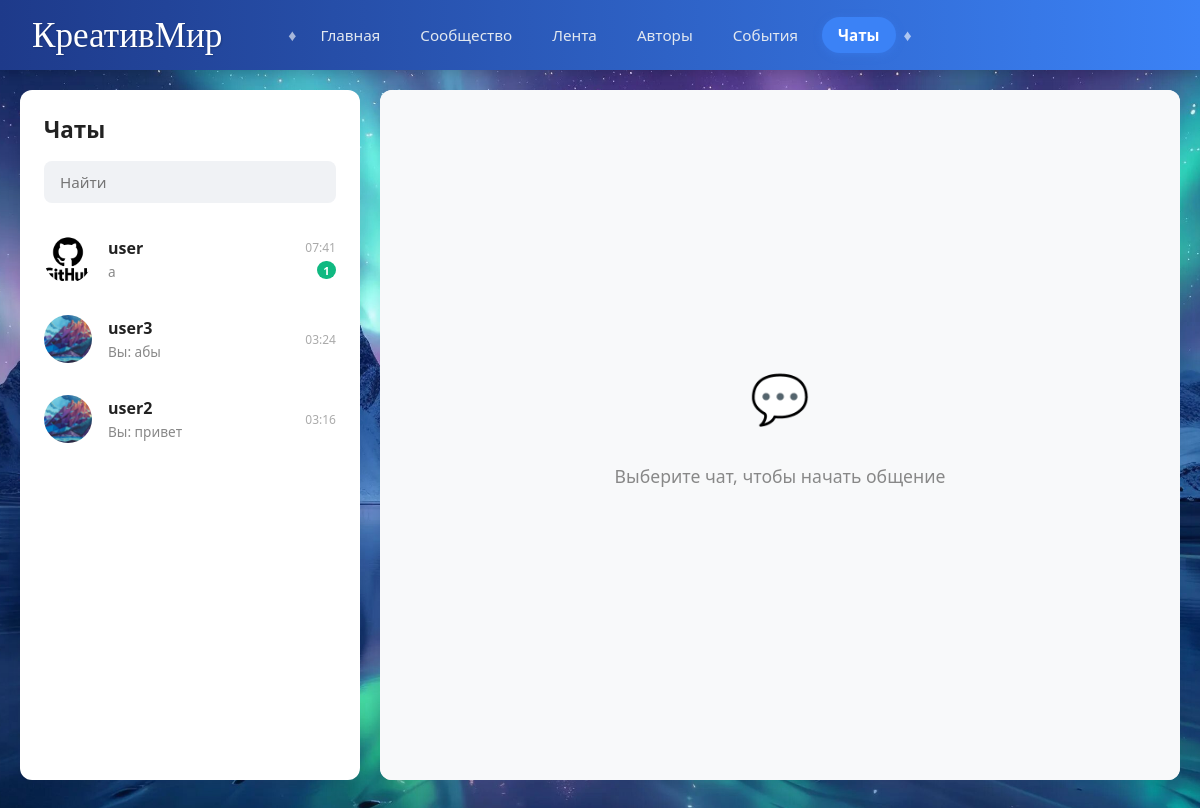
/users/chat/ (signed in), run on the app's committed database.
### users/models.py (models this page shows, shortened)
class Chat(models.Model):
    user1 = models.ForeignKey(settings.AUTH_USER_MODEL, related_name='chats_as_user1', on_delete=models.CASCADE)
    user2 = models.ForeignKey(settings.AUTH_USER_MODEL, related_name='chats_as_user2', on_delete=models.CASCADE)
    is_collaboration = models.BooleanField(default=False, verbose_name="Сотрудничество")
    created_at = models.DateTimeField(auto_now_add=True)
    class Meta:
        unique_together = ('user1', 'user2')

class User(AbstractUser):
    avatar = models.ImageField(upload_to='avatars/%Y/%m/', blank=True, null=True)
    contact_count = models.PositiveIntegerField(default=0)
    friends = models.ManyToManyField('self', blank=True)
    tags = models.ManyToManyField(Tag, blank=True, verbose_name="Сферы деятельности")
    profile_likes = GenericRelation(
        'Like',
        related_query_name='user_profile',
    )
    bio = models.TextField(blank=True, verbose_name="О себе")
    phone = models.CharField(max_length=20, blank=True, verbose_name="Телефон")
    contact_method = models.CharField(max_length=100, blank=True, verbose_name="Способ связи (Telegram, Discord и т.д.)")
    github_url = models.URLField(blank=True, verbose_name="GitHub")
    website_url = models.URLField(blank=True, verbose_name="Личный сайт / Портфолио")
    open_to_collaboration = models.BooleanField(default=False, verbose_name="Готов к сотрудничеству")
    available_for_orders = models.BooleanField(default=False, verbose_name="Могу брать заказы")

class Message(models.Model):
    chat = models.ForeignKey(Chat, related_name='messages', on_delete=models.CASCADE)
    sender = models.ForeignKey(settings.AUTH_USER_MODEL, related_name='sent_messages', on_delete=models.CASCADE)
    text = models.TextField()
    timestamp = models.DateTimeField(auto_now_add=True)
    is_read = models.BooleanField(default=False)

### users/views.py (the view, shortened to what this page needs)
# urls.py: path('chat/', views.chat_list_view, name='chat_list'),
@login_required
def chat_list_view(request, chat_id=None):
    search_query = request.GET.get('q', '')
    chats = Chat.objects.filter(
        Q(user1=request.user) | Q(user2=request.user)
    ).annotate(
        last_msg_time=Max('messages__timestamp')
    ).order_by('-last_msg_time')
    if search_query:
        chats = chats.filter(
            (Q(user1=request.user) & Q(user2__username__icontains=search_query)) |
            (Q(user2=request.user) & Q(user1__username__icontains=search_query))
        )
    chat_data = []
    for chat in chats:
        other_user = chat.user2 if chat.user1 == request.user else chat.user1
        last_msg = chat.messages.order_by('-timestamp').first()
        unread_count = chat.messages.filter(is_read=False).exclude(sender=request.user).count()
        chat_data.append({
            'chat': chat,
            'other_user': other_user,
            'last_msg': last_msg,
            'unread_count': unread_count
        })
    active_chat = None
    messages = None
    other_user = None
    is_other_online = False  # <-- Важно: задаем значение по умолчанию
    unread_messages_count = Message.objects.filter(
        chat__in=Chat.objects.filter(Q(user1=request.user) | Q(user2=request.user)),
        is_read=False
    ).exclude(sender=request.user).count()
    return render(request, 'users/chats.html', {
        'chat_data': chat_data,
        'search_query': search_query,
        'active_chat': active_chat,
        'messages': messages,
        'other_user': other_user,
        'is_other_online': is_other_online,  # <-- Важно: передаем в шаблон
        'unread_messages_count': unread_messages_count,
    })

### users/context_processors.py (called while the page is built)
def unread_messages(request):
    if request.user.is_authenticated:
        count = Message.objects.filter(
            chat__in=request.user.chats_as_user1.all() | request.user.chats_as_user2.all(),
            is_read=False
        ).exclude(sender=request.user).count()
        return {'unread_messages_count': count}
    return {'unread_messages_count': 0}

### users/templates/users/chats.html (shortened to what this page needs)
{% load static %}
<!DOCTYPE html>
<html lang="ru">
<head>
</head>
<body>
    <header class="header-wrapper">
        <div class="top-nav">
            <a href="{% url 'profile' %}" class="brand">КреативМир</a>
            <span class="diamond">♦</span>
            <div class="nav-links">
                <a href="{% url 'profile' %}">Главная</a>
                <a href="#">Сообщество</a>
                <a href="{% url 'feed' %}">Лента</a>
                <a href="{% url 'creators_list' %}">Авторы</a>
                <a href="#">События</a>
                <a href="{% url 'chat_list' %}" class="active">Чаты</a>
            </div>
            <span class="diamond">♦</span>
        </div>
    </header>
    <div class="chat-layout">
        <aside class="sidebar">
            <div class="sidebar-header">
                <h1 class="sidebar-title">Чаты</h1>
                <div class="search-box">
                    <form method="GET" action="{% url 'chat_list' %}">
                        <input type="text" name="q" placeholder="Найти" value="{{ search_query|default:'' }}">
                    </form>
                </div>
            </div>
            <div class="chat-list">
                {% for item in chat_data %}
                    <a href="{% url 'chat_detail' item.chat.id %}" class="chat-item {% if active_chat and active_chat.id == item.chat.id %}active{% endif %}">
                        {% if item.other_user.avatar %}
                            <img src="{{ item.other_user.avatar.url }}" class="chat-avatar">
                        {% else %}
                            <div class="chat-avatar avatar-fallback bg-{{ item.other_user.id|default:0|stringformat:'d'|slice:'-1' }}">
                                {{ item.other_user.username|first|upper }}
                            </div>
                        {% endif %}
                        <div class="chat-info">
                            <h3 class="chat-name">
                                {{ item.other_user.username }}
                            </h3>
                            <p class="chat-preview">
                                {% if item.last_msg %}
                                    {% if item.last_msg.sender == request.user %}Вы: {% endif %}{{ item.last_msg.text }}
                                {% else %}
                                    Нет сообщений
                                {% endif %}
                            </p>
                        </div>
                        <div class="chat-meta">
                            <div class="chat-time">{{ item.last_msg.timestamp|date:"H:i"|default:"" }}</div>
                            {% if item.unread_count > 0 %}
                                <span class="unread-badge">{{ item.unread_count }}</span>
                            {% endif %}
                        </div>
                    </a>
                {% empty %}
                    <div style="padding: 2rem; text-align: center; color: #888;">Диалогов пока нет.</div>
                {% endfor %}
            </div>
        </aside>
        <main class="chat-window">
            {% if active_chat %}
                <div class="chat-window-header">
                    {% if other_user.avatar %}
                        <img src="{{ other_user.avatar.url }}" class="chat-avatar">
                    {% else %}
                        <div class="chat-avatar avatar-fallback bg-{{ other_user.id|default:0|stringformat:'d'|slice:'-1' }}" style="width: 40px; height: 40px; font-size: 1rem;">
                            {{ other_user.username|first|upper }}
                        </div>
                    {% endif %}
                    <div>
                        <h2 class="chat-name">{{ other_user.username }}</h2>
                        <span class="chat-status" id="chat-status" style="{% if is_other_online %}color: #10b981;{% else %}color: #aaa;{% endif %}">
                            {% if is_other_online %}В сети{% else %}Не в сети{% endif %}
                        </span>
                    </div>
                </div>
                <div class="chat-messages-area" id="chat-messages">
                    <!-- Скрипт заполнит это окно сообщениями.
                         Для первоначальной отрисовки без JS (если нужно), можно прописать цикл Django,
                         но твой AJAX скрипт сделает это лучше.
                         Мы оставим пустым, скрипт сразу подгрузит. -->
                </div>
                <div class="chat-input-area">
                    <button type="button" class="input-icon">📎</button>
                    <form method="post" id="chat-form">
                        {% csrf_token %}
                        <input type="text" name="text" class="chat-input" placeholder="Сообщение" required autocomplete="off">
                        <button type="button" class="input-icon">😊</button>
                        <button type="submit" class="btn-send" style="display: none;">➤</button>
                    </form>
                </div>
            {% else %}
                <div class="empty-chat-placeholder">
                    <span>💬</span>
                    <p>Выберите чат, чтобы начать общение</p>
                </div>
            {% endif %}
        </main>
    </div>
</body>
</html>

### users/templates/users/chats.html (style rules this page uses)
body { font-family: 'Segoe UI', Tahoma, Geneva, Verdana, sans-serif; background: url("/media/static/images/fon.jpg") no-repeat center center fixed; background-size: cover; margin: 0; padding: 0; color: #333; height: 100vh; overflow: hidden; }
.header-wrapper { position: fixed; top: 0; left: 0; width: 100%; z-index: 1000; box-shadow: 0 4px 12px rgba(0,0,0,0.15); }
.top-nav { background: linear-gradient(90deg, #1e3a8a, #3b82f6); height: 70px; display: flex; align-items: center; padding: 0 2rem; box-sizing: border-box; justify-content: center; position: relative; }
.brand { font-family: 'Caveat', cursive; font-size: 2.2rem; color: #fff; text-decoration: none; text-shadow: 1px 1px 2px rgba(0,0,0,0.2); position: absolute; left: 2rem; }
.nav-links { display: flex; align-items: center; gap: 0.5rem; }
.diamond { color: rgba(255, 255, 255, 0.6); font-size: 1rem; margin: 0 0.5rem; }
.nav-links a { color: #e2e8f0; text-decoration: none; font-size: 0.95rem; font-weight: 500; padding: 0.5rem 1rem; border-radius: 20px; transition: all 0.2s; }
.nav-links a.active { background: #3b82f6; color: #fff; font-weight: 600; box-shadow: 0 2px 8px rgba(59, 130, 246, 0.4); }
.chat-layout { display: flex; max-width: 1200px; margin: 90px auto 20px auto; padding: 0 20px; height: calc(100vh - 110px); gap: 20px; }
.sidebar { width: 340px; background: #fff; border-radius: 12px; box-shadow: 0 4px 15px rgba(0,0,0,0.08); display: flex; flex-direction: column; overflow: hidden; flex-shrink: 0; }
.sidebar-header { padding: 1.5rem 1.5rem 1rem 1.5rem; }
.sidebar-title { margin: 0 0 1rem 0; font-size: 1.4rem; font-weight: 700; color: #222; }
.search-box input { width: 100%; padding: 0.7rem 1rem; border-radius: 8px; border: none; background: #f0f2f5; font-size: 0.95rem; outline: none; box-sizing: border-box; font-family: inherit; }
.chat-list { flex-grow: 1; overflow-y: auto; }
.chat-item { display: flex; align-items: center; padding: 1rem 1.5rem; text-decoration: none; color: inherit; transition: background 0.2s; cursor: pointer; }
.chat-avatar { width: 48px; height: 48px; border-radius: 50%; object-fit: cover; margin-right: 1rem; flex-shrink: 0; }
.chat-info { flex-grow: 1; min-width: 0; }
.chat-name { margin: 0 0 0.2rem 0; font-size: 1rem; font-weight: 600; color: #222; display: flex; align-items: center; justify-content: space-between; }
.chat-preview { margin: 0; font-size: 0.85rem; color: #888; white-space: nowrap; overflow: hidden; text-overflow: ellipsis; }
.chat-meta { display: flex; flex-direction: column; align-items: flex-end; margin-left: 0.5rem; }
.chat-time { font-size: 0.75rem; color: #aaa; }
.unread-badge { background: #10b981; color: white; font-size: 0.7rem; font-weight: bold; padding: 0.1rem 0.4rem; border-radius: 10px; margin-top: 0.3rem; }
.chat-window { flex-grow: 1; background: #fff; border-radius: 12px; box-shadow: 0 4px 15px rgba(0,0,0,0.08); display: flex; flex-direction: column; overflow: hidden; position: relative; }
.empty-chat-placeholder { display: flex; align-items: center; justify-content: center; height: 100%; color: #888; font-size: 1.1rem; background: #f8f9fa; flex-direction: column; gap: 1rem; }
.empty-chat-placeholder span { font-size: 3rem; }

### data on the page
Chat: other_user.avatar (picture), other_user.username "user", last_msg.text "a", last_msg.timestamp "07:41", unread_count "1"
Chat: other_user.avatar (picture), other_user.username "user3", shows "Вы:", last_msg.text "абы", last_msg.timestamp "03:24"
Chat: other_user.avatar (picture), other_user.username "user2", shows "Вы:", last_msg.text "привет", last_msg.timestamp "03:16"
